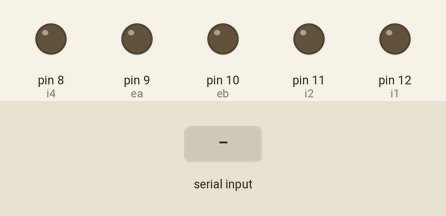
The sketch below on a simulated Arduino Uno, built with avr-gcc and run on an emulated ATmega328P. Shown: output pins drawn as LEDs (lit = HIGH). The test bench sets the inputs (shaded band).

Above: at 1.2 s.
1.3 s: "w" received over Serial
At 2.3 s:
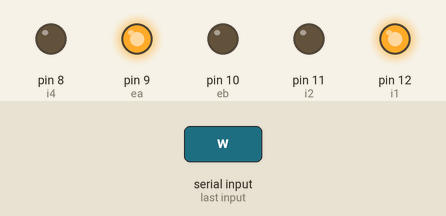
2.9 s: "s" received over Serial
At 3.6 s:
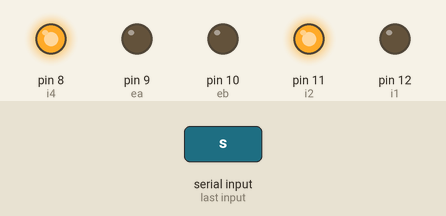
4.5 s: "a" received over Serial
At 5.7 s:
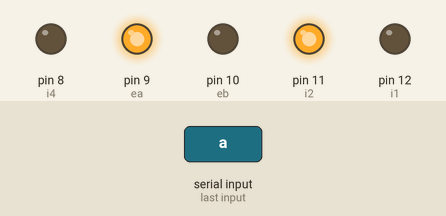
6.0 s: "d" received over Serial
At 7.1 s:
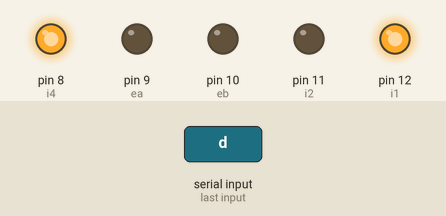
Timing chart, 0 to 8.5 s (numbered marks = the images above; inputs shaded):
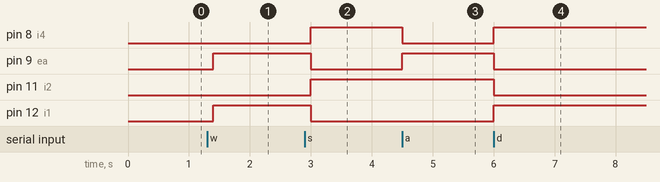

Measured:
- after the input at 1.3 s, pin 9 (ea), pin 12 (i1): LOW → HIGH after 0.10 s
- after the input at 2.9 s, pin 8 (i4), pin 11 (i2): LOW → HIGH after 0.10 s; pin 9 (ea), pin 12 (i1): HIGH → LOW after 0.10 s
- after the input at 4.5 s, pin 8 (i4): HIGH → LOW at once; pin 9 (ea): LOW → HIGH at once
- after the input at 6.0 s, pin 8 (i4), pin 12 (i1): LOW → HIGH at once; pin 9 (ea), pin 11 (i2): HIGH → LOW at once

The sketch:

xrobot.ino
```cpp
char val; // variable to receive data from the serial port
int ea = 9; // LED connected to pin 48 (on-board LED)
int i1 = 12; // LED connected to pin 48 (on-board LED)
int i2 = 11; // LED connected to pin 48 (on-board LED)

int eb = 10; // LED connected to pin 48 (on-board LED)
int i3 = 9; // LED connected to pin 48 (on-board LED)
int i4 = 8; // LED connected to pin 48 (on-board LED)

void setup() {
  pinMode(ea, OUTPUT);  // pin 48 (on-board LED) as OUTPUT
  pinMode(eb, OUTPUT);  // pin 48 (on-board LED) as OUTPUT
  pinMode(i1, OUTPUT);  // pin 48 (on-board LED) as OUTPUT
  pinMode(i2, OUTPUT);  // pin 48 (on-board LED) as OUTPUT
  pinMode(i3, OUTPUT);  // pin 48 (on-board LED) as OUTPUT
  pinMode(i4, OUTPUT);  // pin 48 (on-board LED) as OUTPUT

  Serial.begin(9600);       // start serial communication at 9600bps
}
void loop() {
  if ( Serial.available() )      // if data is available to read
  {
    val = Serial.read();         // read it and store it in 'val'
  }
  if ( val == 'w' )              // if 'H' was received
  {
    forward();
  } else if( val == 's') {
    backward();
  } else if( val == 'a') {
    left();
  } else if( val == 'd') {
    right();
  }
  delay(100);                    // wait 100ms for next reading
}

void forward() {
  leftForward();
  rightForward();
}

void backward() {
  leftBackward();
  rightBackward();
}

void left() {
  leftBackward();
  rightForward();
}

void right() {
  leftForward();
  rightBackward();
}

void leftForward() {
  digitalWrite(i1, HIGH);
  digitalWrite(i2, LOW);
}

void leftBackward() {
  digitalWrite(i2, HIGH);
  digitalWrite(i1, LOW);
}

void rightForward() {
  digitalWrite(i3, HIGH);
  digitalWrite(i4, LOW);
}

void rightBackward() {
  digitalWrite(i4, HIGH);
  digitalWrite(i3, LOW);
}

void stopEngine() {
  digitalWrite(i1, LOW);
  digitalWrite(i2, LOW);
  digitalWrite(i3, LOW);
  digitalWrite(i4, LOW);
}
```
